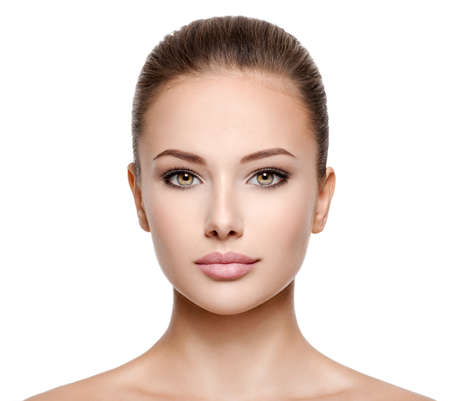
#> input picture models/attention_dectection_model/g4.jpg, 450 x 401 px
$ python -i model.py   (imports and definitions only)
#> lines starting #> are read from the running program, lines starting #| are printed output that depends on the picture
import base64
import numpy as np
import cv2
import gdown
import pickle
from io import BytesIO
from PIL import Image


class ModelClass:

    def preprocess(self, img):
        im_bytes = base64.b64decode(img)
        im_file = BytesIO(im_bytes)
        img = Image.open(im_file)
        img.show()
        return np.array(img)

    def postprocess(self,result):
        print(result)
        return result


    def predict(self, img):
        img = self.preprocessing(img)
        try:
            face_classifier = cv2.CascadeClassifier(cv2.data.haarcascades + 'haarcascade_frontalface_default.xml')
        except:
            url = 'https://drive.google.com/u/0/uc?id=1950zA7knjNWh7nZN_YrqxgELfe1tJOCY&export=download'
            output = 'haarcascade_frontalface_default.xml'
            gdown.download(url, output, quiet=False)
        try:
            eye_classifier = cv2.CascadeClassifier(cv2.data.haarcascades + 'haarcascade_eye.xml')
        except:
            url = 'https://drive.google.com/u/0/uc?id=1tPcEkOA4oZ4LlE8sNy3mO2np42ETuICy&export=download'
            output = 'haarcascade_eye.xml'
            gdown.download(url, output, quiet=False)
        #img = cv2.imread(img)
        print(type(img),img.shape)
        gray = cv2.cvtColor(img, cv2.COLOR_BGR2GRAY)
        faces = face_classifier.detectMultiScale(gray, 1.05, 3)
        if len(faces) == 0:
            print("No Face Found")
            return 0

        for (x,y,w,h) in faces:
            roi_gray = gray[y:y+h, x:x+w]
            roi_color = img[y:y+h, x:x+w]
            eyes = eye_classifier.detectMultiScale(roi_gray)
            if len(eyes) == 0:
                return 0

            return 1


        return 0


# img = 'g4.jpg'
# print(detect_face(img))

obj = ModelClass()
# [3 lines not run here, left out]


# file = open("attention_detection_model.pkl", "rb")

# x = pickle.load(file)
# print(x.postprocess("hsahsa"))

>>> import cv2
>>> picture = cv2.imread('../attention_dectection_model/g4.jpg', cv2.IMREAD_GRAYSCALE)
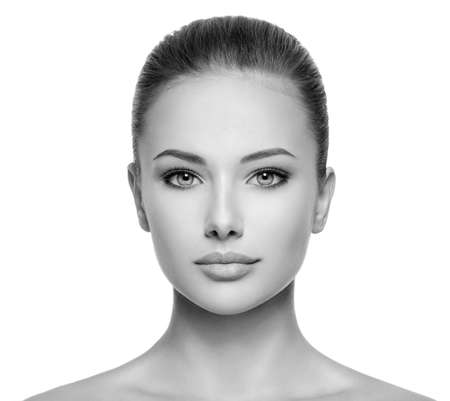
#> picture: shape (401, 450); min 0, max 255, mean 219.9
#> (the run stopped early here; a loop or call above may not have finished)
